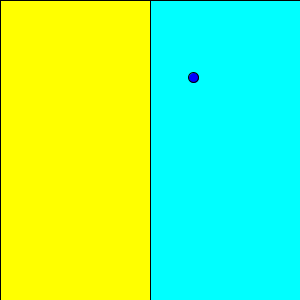
Frame 1 (no input)
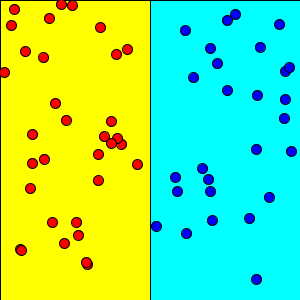
Frame 60 (the mouse pressed at the canvas centre just before this capture)
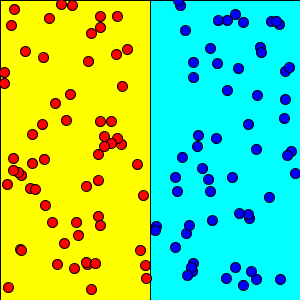
Frame 120 (the mouse held since frame 60 and released just before this capture)

The Processing sketch that drew these frames (run headless with seeded random() and noise(); from frame 60 on, the mouse is pressed at the canvas centre):

// Processing sketch: m5gamble1
// ── m5gamble1.pde
int count = 0;
int na,nb;
float x, pa, pb, y;
void setup(){
  size(300,300);  
  na = nb = 0;
  fill(255,255,0);   rect(0,0,width/2,height);
  fill(0,255,255);   rect(width/2,0,width/2,height);
}
void draw(){
  count++;
  x = random(width);
  y = random(height);
  if(x<width/2){ na++;  fill(255,0,0); }
  else     { nb++; fill(0,0,255); }
  pa = na / (float)count;
  pb = nb / (float)count;
  println(pa + "  " + pb);
  circle(x,y,10);     
}
